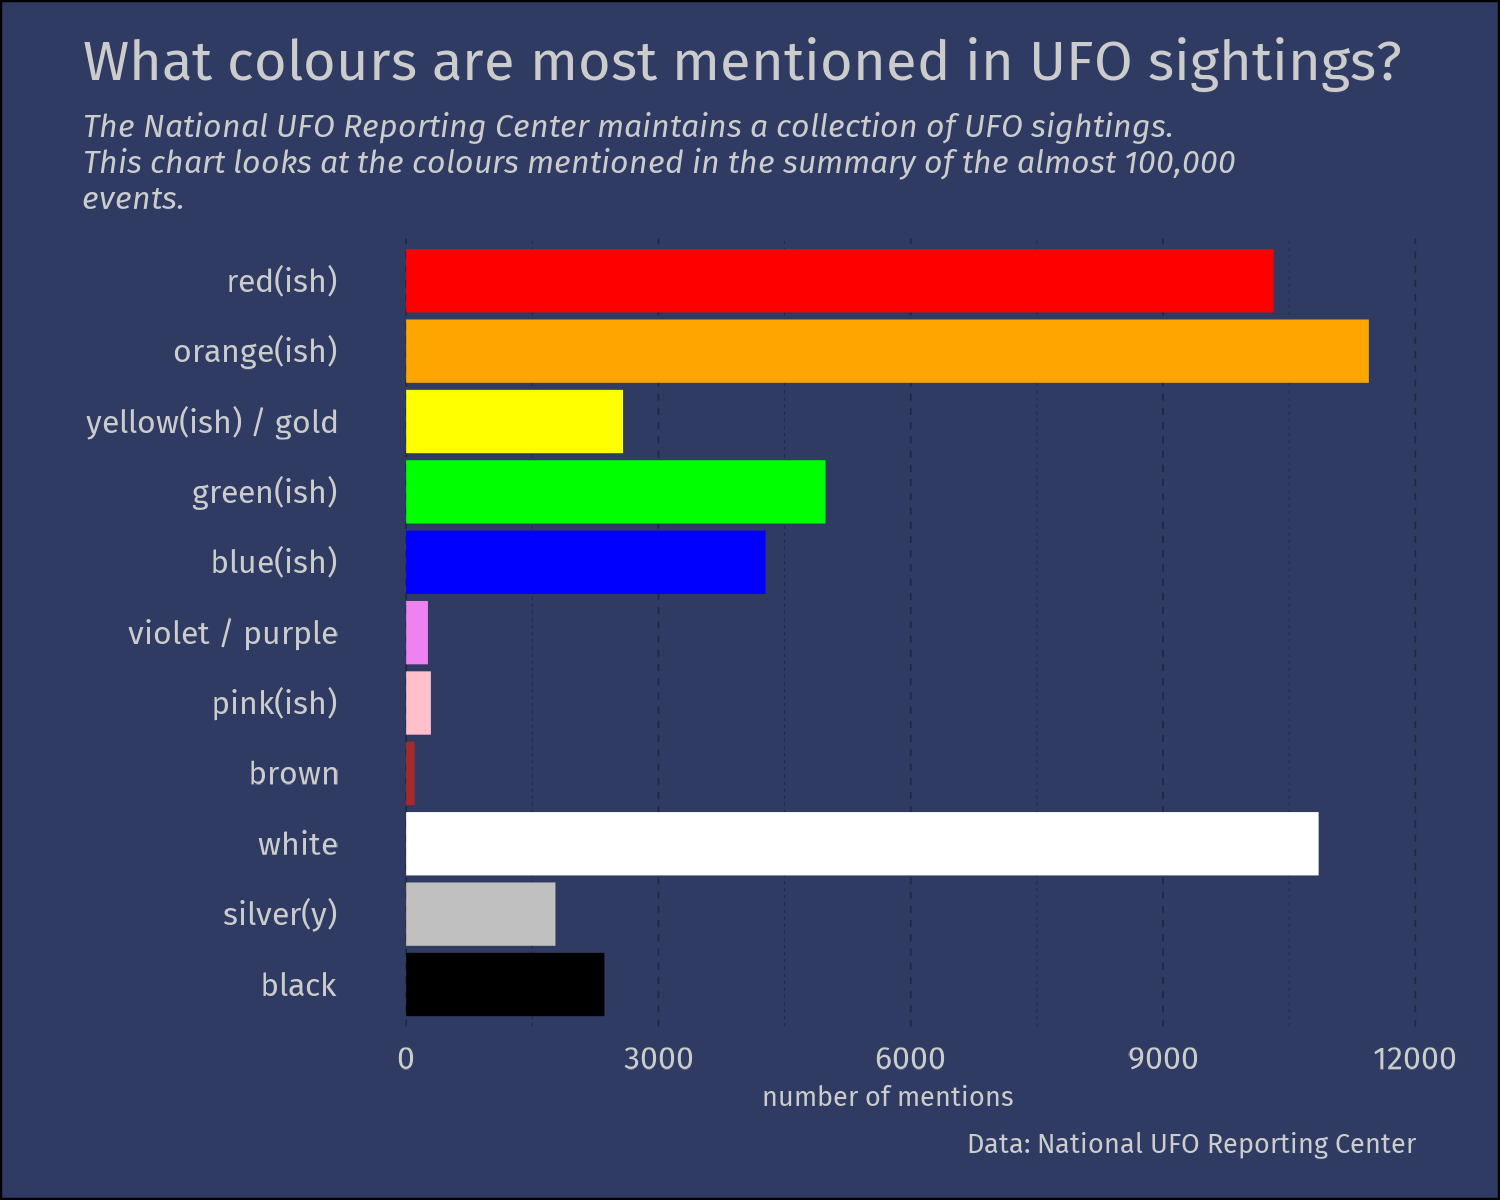

This chart was generated by the following R code:
library(tidyverse)
library(tidytext)
library(showtext)

font_add_google("Fira Sans", "font")
showtext_auto()

ufo_sightings <- readr::read_csv('https://raw.githubusercontent.com/rfordatascience/tidytuesday/master/data/2023/2023-06-20/ufo_sightings.csv')

clrs <- c("red", "redish", "orange", "orangish", "yellow", "yellowish", "gold", 
             "green", "greenish", "blue", "blueish", "violet", "purple", "pink", "pinkish", "brown",
             "white", "silver", "silvery", 
             "black"
)

colours <- c("red(ish)", "orange(ish)", "yellow(ish) / gold", 
          "green(ish)", "blue(ish)", "violet / purple", "pink(ish)", "brown",
          "white", "silver(y)", 
          "black"
)

hexes <- c("red",  "orange",  "yellow",
           "green", "blue", "violet", "pink", "brown",
           "white", "#C0C0C0",
           "black"
)

plot_data <- ufo_sightings %>% 
  select(summary) %>% 
  unnest_tokens(word, summary) %>%
  filter(word %in% clrs) %>% 
  mutate(word = case_match(
    word,
    c("green", "greenish") ~ "green(ish)",
    c("red", "redish") ~ "red(ish)",
    c("orange", "orangish") ~ "orange(ish)",
    c("blue", "blueish") ~ "blue(ish)",
    c("yellow", "yellowish", "gold") ~ "yellow(ish) / gold",
    c("pink", "pinkish") ~ "pink(ish)",
    c("violet", "purple") ~ "violet / purple",
    c("silver", "silvery") ~ "silver(y)",
    .default = word
    )) %>% 
  count(word) %>% 
  mutate(word = factor(word, colours))

plot_data %>% 
  ggplot(aes(x = n, y = fct_rev(word))) +
  geom_col(aes(fill = word)) +
  scale_fill_manual(values = hexes) +
  labs(x = "number of mentions", y = NULL,
       title = "What colours are most mentioned in UFO sightings?",
       subtitle = str_wrap("The National UFO Reporting Center maintains a collection of UFO sightings. This chart looks at the colours mentioned in the summary of the almost 100,000 events.", 80),
       caption = "Data: National UFO Reporting Center") +
  guides(fill = "none") +
  theme_minimal() +
  theme(
    text =  element_text(family = "font",
                         colour = "grey80",
                         size = 20),
    axis.text = element_text(colour = "grey80",
                             size = 24),
    plot.background = element_rect(fill = "#2F3B62"),
    plot.title.position = "plot",
    plot.title = element_text(size = 42),
    plot.subtitle = element_text(size = 24,
                                 face = "italic",
                                 lineheight = 0.3),
    plot.caption = element_text(size = 20),
    panel.grid.major.y = element_blank(),
    panel.grid = element_line(colour = "#202845",
                              linewidth = 0.2,
                              linetype = "dashed"),
    plot.margin = margin(10, 20, 10, 20)
  )

ggsave(
  "./2023/2023-24/ufo-sightings-redux.png",
  bg = "white",
  width = 5,
  height = 4
)
system("open ./2023/2023-24/ufo-sightings-redux.png")
           
